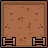

This is a level from a 2D game, rendered from its Tiled map with the project's own tilesets. A one-line summary and the complete map file follow:
An orthogonal 3x3 tile map with 16x16 px tiles, 1 tile layer (Warstwa Kafelków 1).

<map version="1.9" tiledversion="1.9.1" orientation="orthogonal" renderorder="right-down" width="3" height="3" tilewidth="16" tileheight="16" infinite="0" nextlayerid="2" nextobjectid="1">
 <editorsettings>
  <export target="map_sleep.json" format="json" />
 </editorsettings>
 <tileset firstgid="1" source="../assets/tilemap.tsx" />
 <layer id="1" name="Warstwa Kafelków 1" width="3" height="3">
  <data encoding="csv">
2,3,2147483650,
8,9,2147483656,
22,13,2147483670
</data>
 </layer>
</map>
